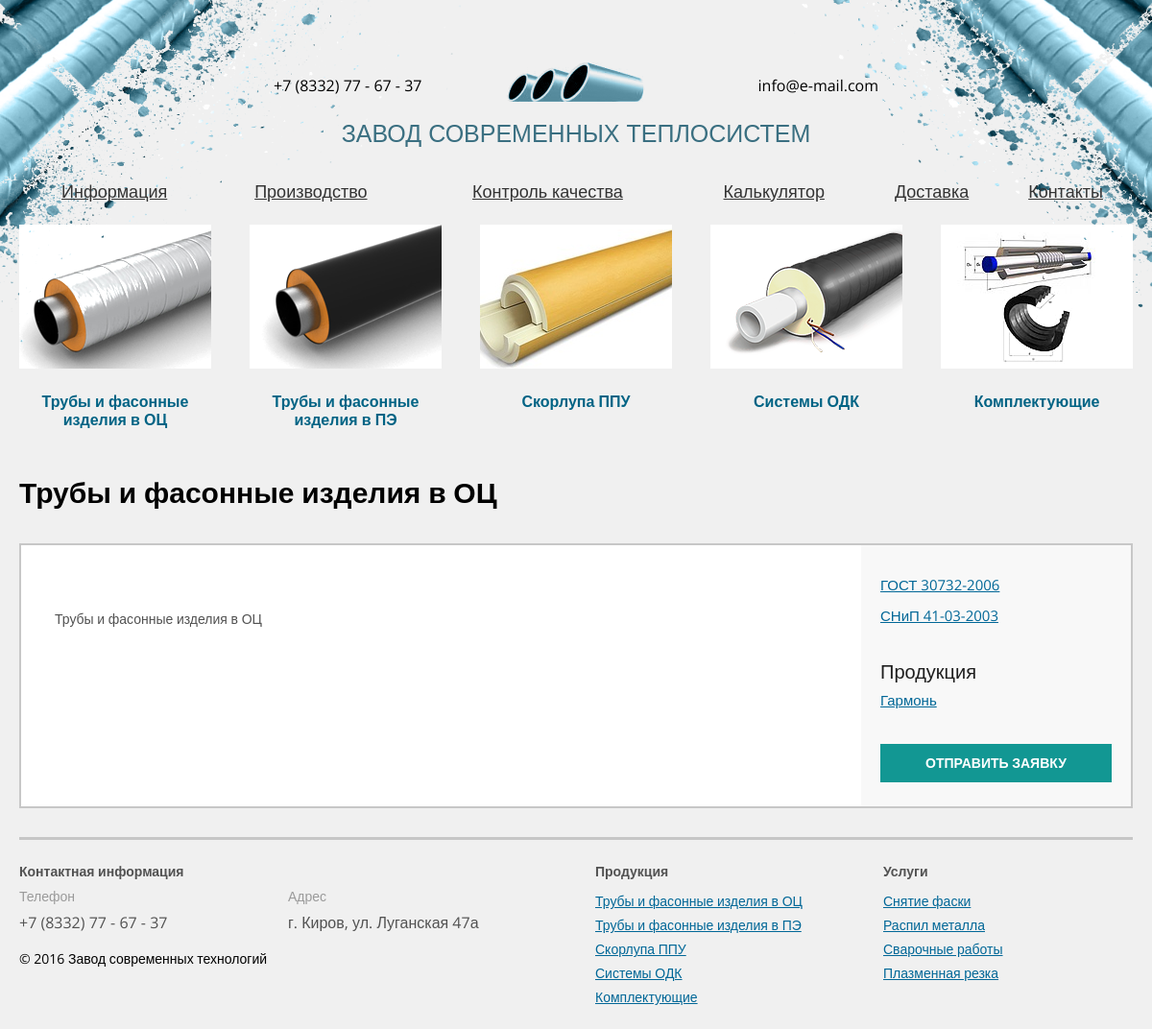
/products/4/, run on the app's committed database.
### products/models.py (models this page shows, shortened)
class Category(models.Model):
    class Meta:
        verbose_name = 'Категория'
        verbose_name_plural = 'Категории'
        db_table = 'category'
    name = models.CharField('Название', max_length=100)
    file = models.ImageField(
        upload_to="category", verbose_name='Изображение')
    seotitle = models.CharField(max_length=120, blank=True)
    seodescription = models.TextField(max_length=200, blank=True)

class Products(models.Model):
    class Meta:
        verbose_name = 'Товар'
        verbose_name_plural = 'Товары'
        db_table = 'products'
    name = models.CharField('Название товара', max_length=100)
    text = models.TextField('Описание')
    file = models.ImageField(
        upload_to="product", verbose_name='Изображение', blank=True)
    category = models.ForeignKey(Category)
    seotitle = models.CharField(max_length=120, blank=True)
    seodescription = models.TextField(max_length=200, blank=True)

### products/views.py (the view)
# urls.py: url(r'^(?P<category_id>\d+)/$', views.categories, name='categories'),
def categories(request, category_id=1):
    category = Category.objects.get(id=category_id)
    products = Products.objects.filter(category_id=category_id)
    return render(request, 'categories.html',
                  {'products': products, 'category': category})

### products/templatetags/products_tags.py (called while the page is built)
@register.simple_tag
def get_categories():
    categories = Category.objects.all()
    return categories

### products/templates/categories.html (shortened to what this page needs)
{% extends 'main.html' %}
{% block categories %}
 <h1>{{ category.name }}</h1>
      <div class="product box">
        <div class="product__l-col">
          <p>{{ category.name }}</p>
        </div>
        <div class="product__r-col">
          <div class="product-menu">
            <ul class="product-menu__list">
              <li><a href="#">ГОСТ 30732-2006</a></li>
              <li><a href="#">СНиП 41-03-2003</a></li>
            </ul>
          </div>
          <div class="product-menu">
            <div class="product-menu__header">Продукция</div>
            <ul class="product-menu__list">
                {% for products in products %}
              <li><a href="{% url 'products:product' products_id=products.id %}">{{ products.name }}</a></li>
                {% endfor %}
            </ul><a class="btn btn_sea product-menu__send" href="{% url 'feedback:feedback' %}">Отправить заявку</a>
          </div>
        </div>
      </div>
{% endblock %}

### templates/main.html (shortened to what this page needs)
{% load products_tags staticfiles %}
<!DOCTYPE html>
<html lang="en">
<head>
    <link rel="stylesheet" href="{% static "/css/normalize.css" %}">
    <link rel="stylesheet" href="{% static "/css/grid.css" %}">
    <link rel="stylesheet" href="{% static "/css/fotorama.css" %}">
    <link rel="stylesheet" href="{% static "/css/main.css" %}">
</head>
<body>
<div class="container wrap">
    <div class="row">
        <div class="col-lg-10">
          <header class="header">
            <div class="header__phone">+7 (8332) 77 - 67 - 37</div>
            <div class="header__mail">info@e-mail.com</div>
            <div class="header__logo logo">Завод современных теплосистем</div>
          </header>
        </div>
    </div>
    <div class="row">
        <div class="col-lg-10">
            <nav class="nav">
                <ul class="nav__list">
                  <li class="nav__item"><a class="nav__link" href="{% url 'info' %}">Информация</a></li>
                  <li class="nav__item"><a class="nav__link" href="{% url 'production:production' %}">Производство</a></li>
                  <li class="nav__item"><a class="nav__link" href="{% url 'control' %}">Контроль качества</a></li>
                  <li class="nav__item"><a class="nav__link" href="{% url 'calculator' %}">Калькулятор</a></li>
                  <li class="nav__item"><a class="nav__link" href="{% url 'delivery' %}">Доставка</a></li>
                  <li class="nav__item"><a class="nav__link" href="{% url 'feedback:feedback' %}">Контакты</a></li>
                </ul>
            </nav>
        </div>
    </div>
    <div class="row">
        <div class="category">
          {% get_categories as categories %}
          {% for category in categories %}
          <div class="col-lg-2 category__item"><a class="category__link" href="{% url 'products:categories' category_id=category.id %}">
              <div class="category__img-wrap">
                <div class="category__img-border"></div><img class="category__img" src="/media/{{ category.file }}">
              </div><span class="category__name">{{ category.name }}</span></a></div>
            {% endfor %}
        </div>
      </div>
{% block categories %}{% endblock %}
    <footer class="footer">
        <div class="row">
          <div class="col-lg-5">
            <div class="contacts">
              <div class="contacts__header">Контактная информация</div>
              <div class="contacts__item"><span class="contacts__item-name">Телефон</span><span class="contacts__item-value">+7 (8332) 77 - 67 - 37</span></div>
              <div class="contacts__item"><span class="contacts__item-name">Адрес</span><span class="contacts__item-value">г. Киров, ул. Луганская 47а</span></div>
            </div>
            <div class="copyright"><span class="copyright__text">© 2016 Завод современных технологий</span></div>
          </div>
          <div class="col-lg-5">
            <div class="row">
              <div class="col-lg-5 footer-nav"><span class="footer-nav__header">Продукция</span>
                  {% get_categories as categories %}
                  {% for category in categories %}
                <ul class="footer-nav__list">
                  <li class="footer-nav__item"><a class="footer-nav__link" href="{% url 'products:categories' category_id=category.id %}">{{ category.name }}</a></li>
                </ul>
                  {% endfor %}
              </div>
              <div class="col-lg-5 footer-nav"><span class="footer-nav__header">Услуги</span>
                <ul class="footer-nav__list">
                  <li class="footer-nav__item"><a class="footer-nav__link" href="{% url 'chamfering' %}">Снятие фаски</a></li>
                  <li class="footer-nav__item"><a class="footer-nav__link" href="{% url 'metallsawing' %}">Распил металла</a></li>
                  <li class="footer-nav__item"><a class="footer-nav__link" href="{% url 'welding' %}">Сварочные работы</a></li>
                  <li class="footer-nav__item"><a class="footer-nav__link" href="{% url 'plasmacutting' %}">Плазменная резка</a></li>
                </ul>
              </div>
            </div>
          </div>
        </div>
    </footer>
</div>
</body>
</html>
</body>
</html>

### static/css/grid.css (style rules this page uses)
* { -webkit-box-sizing: border-box; -moz-box-sizing: border-box; box-sizing: border-box; }
*:before, *:after { -webkit-box-sizing: border-box; -moz-box-sizing: border-box; box-sizing: border-box; }
.container { margin-right: auto; margin-left: auto; padding-left: 20px; padding-right: 20px; }
@media (min-width: 768px) { .container { width: 760px; } }
@media (min-width: 992px) { .container { width: 980px; } }
@media (min-width: 1200px) { .container { width: 1200px; } }
.row { margin-left: -20px; margin-right: -20px; }
.col-xs-1, .col-sm-1, .col-md-1, .col-lg-1, .col-xs-2, .col-sm-2, .col-md-2, .col-lg-2, .col-xs-3, .col-sm-3, .col-md-3, .col-lg-3, .col-xs-4, .col-sm-4, .col-md-4, .col-lg-4, .col-xs-5, .col-sm-5, .col-md-5, .col-lg-5, .col-xs-6, .col-sm-6, .col-md-6, .col-lg-6, .col-xs-7, .col-sm-7, .col-md-7, .col-lg-7, .col-xs-8, .col-sm-8, .col-md-8, .col-lg-8, .col-xs-9, .col-sm-9, .col-md-9, .col-lg-9, .col-xs-10, .col-sm-10, .col-md-10, .col-lg-10 { position: relative; min-height: 1px; padding-left: 20px; padding-right: 20px; }
@media (min-width: 1200px) { .col-lg-1, .col-lg-2, .col-lg-3, .col-lg-4, .col-lg-5, .col-lg-6, .col-lg-7, .col-lg-8, .col-lg-9, .col-lg-10 { float: left; } }
@media (min-width: 1200px) { .col-lg-10 { width: 100%; } }
@media (min-width: 1200px) { .col-lg-5 { width: 50%; } }
@media (min-width: 1200px) { .col-lg-2 { width: 20%; } }
.clearfix:before, .clearfix:after, .container:before, .container:after, .container-fluid:before, .container-fluid:after, .row:before, .row:after { content: " "; display: table; }
.clearfix:after, .container:after, .container-fluid:after, .row:after { clear: both; }

### data on the page
Category: file (picture), name "Трубы и фасонные изделия в ОЦ"
Category: file (picture), name "Трубы и фасонные изделия в ПЭ"
Category: file (picture), name "Скорлупа ППУ"
Category: file (picture), name "Системы ОДК"
Category: file (picture), name "Комплектующие"
Products: name "Гармонь"
